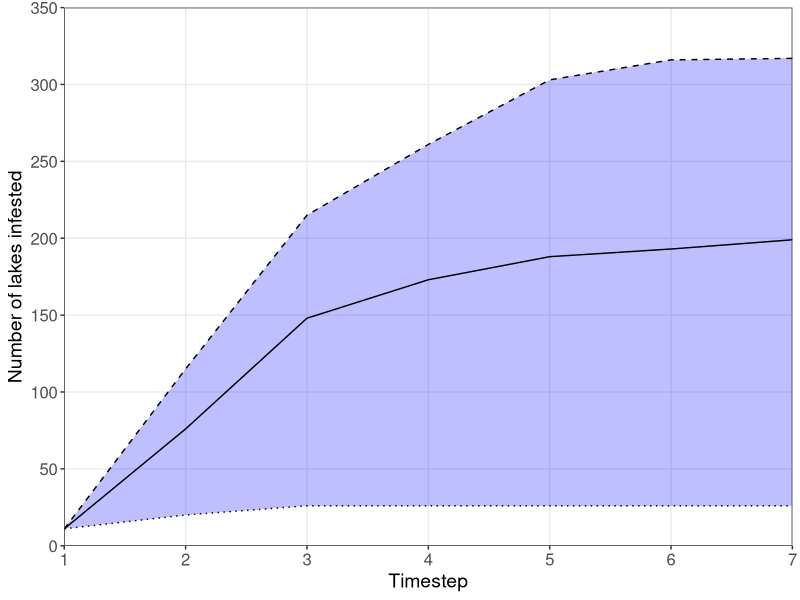
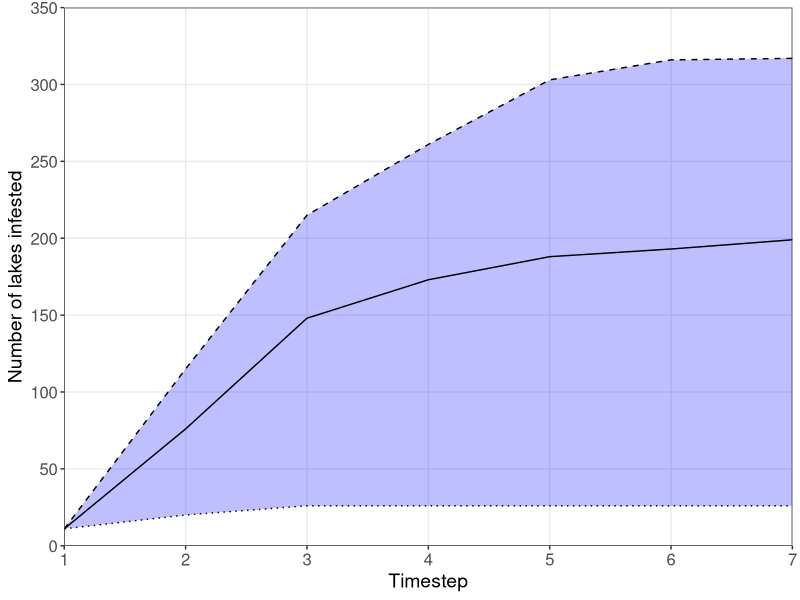

Write R code to recreate these figures, in order.
library(ggplot2)
library(readxl)
library(tidyr) # This library is necessary for converting the dataframe from long to wide format (pivot_wider function)

setwd("C:/Users/RDEL1CMC/Desktop/Congressional_Ad_Projects/Dreissenid_Mussel_Model/Results/") # set to your working directory

dat <- read_excel("Test_Sensitivity_Results.xlsx")

dat <- dat[c(1,3:4)] # I dropped the "parameter" variable -- necessary to use pivot_wider
dat$RunNumber <- paste("Run",dat$RunNumber, sep="") # Converting from number type to string
# pivot_wider makes a column for each RunNumber
# This way you can select min/max for the geom_ribbon function
dat %>% 
  ggplot(aes(x = TimeStep)) +
  #ylim(0,325) +
  scale_x_continuous(limits = c(1,7), expand = c(0,0)) +
  scale_y_continuous(limits = c(0,350), expand = c(0,0), breaks = seq(0, 350, 50)) +
  geom_ribbon(
    data = ~ pivot_wider(., names_from = RunNumber, values_from = infested),
    aes(ymin = Run5, ymax = Run1), fill = "blue", alpha = 0.25
  ) +
  geom_line(aes(y = infested,
                linetype=RunNumber), # added line type back inside "aes"
            color= "black", # added color outside "aes" so all would be black
            lwd  = 0.5, )  +
  scale_linetype_manual(name = "", values = c("dashed", "solid", "dotted")) + 
  ylab("Number of lakes infested") + xlab("Timestep") +
  
  theme_bw() +
  theme(legend.position = "none") +# this takes out the legend
  theme(axis.text=element_text(size=12), axis.title=element_text(size=14))+ # Changes the font size of axes labels
  theme(panel.grid.minor = element_blank()) # takes out the minor grid lines -- I did this because you don't have 0.5 timesteps

ggsave("Boater_Threshold_11212022.jpg", height=10, width=8)


